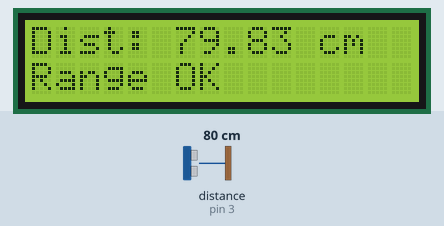
Recording of a sketch running on a simulated Arduino Uno, built with avr-gcc and run on an emulated ATmega328P. Parts: 16×2 character LCD. Wiring (inferred from the names in the program): ultrasonic range finder: trigger pin 2; echo pin 3. Inputs (shaded band) come from the test bench; at power-on: distance to the obstacle (sensor on pin 3) 80 cm. The echo pulse lasts 58.3 µs per cm; what the sketch prints to the serial monitor is not drawn.

Above: at 1.2 s.
1.3 s: distance to the obstacle (sensor on pin 3) set to 4 cm
At 3.0 s:
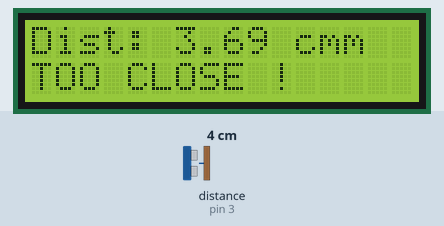
3.3 s: distance to the obstacle (sensor on pin 3) set to 7 cm
At 4.3 s:
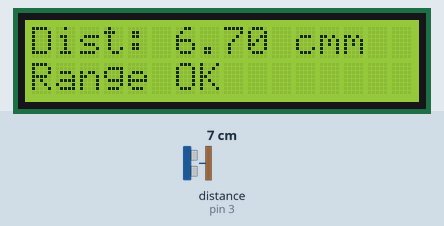
4.9 s: distance to the obstacle (sensor on pin 3) set to 250 cm
At 6.1 s:
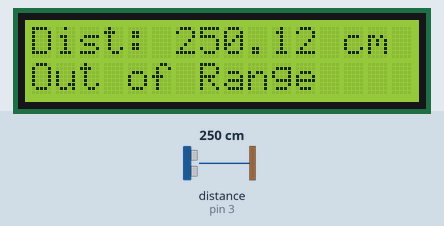
6.4 s: distance to the obstacle (sensor on pin 3) set to 9 cm
At 8.2 s:
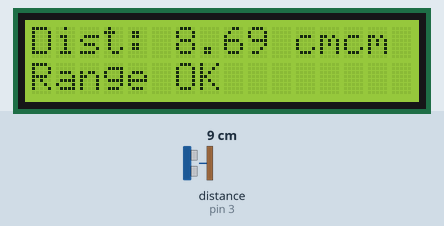
8.5 s: distance to the obstacle (sensor on pin 3) set to 2 cm
At 10.4 s:
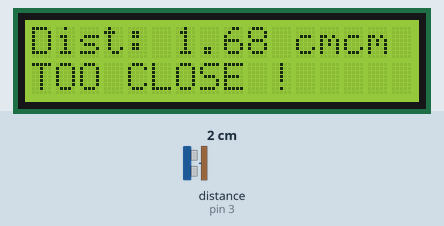
Timing chart, 0 to 11.6 s (numbered marks = the images above; inputs shaded):
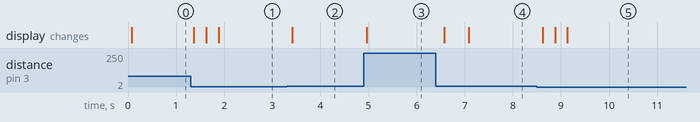

The sketch:

lab10-checkpoint3.ino
```cpp
#include <LiquidCrystal.h>
LiquidCrystal lcd(8, 9, 10, 11, 12, 13); // RS,E,D4,D5,D6,D7


#define echoPin 3
#define trigPin 2

int maximumRange = 200;
int minimumRange = 0;
long duration;
float distance;
String range = "Out of Range";

String getRange(long duration) {
  if (distance > 200)    return "Out of Range    ";
  else if (distance > 5) return "Range OK        ";
  else                   return "TOO CLOSE !     ";
}

void setup() {
  pinMode(trigPin, OUTPUT);
  pinMode(echoPin, INPUT);

  Serial.begin(9600);
  lcd.begin(16, 2);
  lcd.clear();
}

void loop() {
  digitalWrite(trigPin, LOW);
  delayMicroseconds(2);
  digitalWrite(trigPin, HIGH);
  delayMicroseconds(10);
  digitalWrite(trigPin, LOW);

  // measure pulse width ระยะเวลาที่ pulse เปลี่ยนจาก low -> high ในหน่วย us
  duration = pulseIn(echoPin, HIGH);


  // sound speed = 343 m/s
  // or 0.0343 cm/us
  // S = vt
  // 2distance = duration x 0.0343
  // distance = duration x 0.0343 / 2
  // distance = duration x 0.01715
  // 1/0.01715 = 58.2
  distance = (float)duration / 58.2;
  range = getRange(distance);

  Serial.print("Distance: ");
  Serial.print(distance);
  Serial.println(" cm");

  lcd.setCursor(0, 0);
  lcd.print("Dist: ");
  lcd.print(distance);
  lcd.print(" cm");

  lcd.setCursor(0, 1);
  lcd.print(range);

  delay(250);
}
```

Measured:
- the behaviour switches between 5 and 6 cm on distance to the obstacle (sensor on pin 3) (found by bisection; images 1 and 2)
- after the input at 1.3 s, the display: changes after 0.07 s (image 1)
- after the input at 3.3 s, the display: changes after 0.12 s (image 2)
- after the input at 4.9 s, the display: changes after 0.07 s (image 3)
- after the input at 6.4 s, the display: first changes after 0.18 s (image 4 shows a later state)
- after the input at 8.5 s, the display: changes after 0.12 s (image 5)
